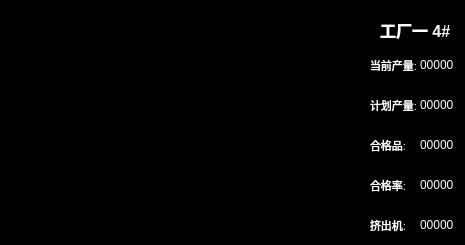
     <widget class="QFrame" name="frame_curve4">
      <property name="geometry">
       <rect>
        <x>1440</x>
        <y>15</y>
        <width>465</width>
        <height>245</height>
       </rect>
      </property>
      <property name="styleSheet">
       <string notr="true">background-color: rgb(0, 0, 0);</string>
      </property>
      <property name="frameShape">
       <enum>QFrame::StyledPanel</enum>
      </property>
      <property name="frameShadow">
       <enum>QFrame::Raised</enum>
      </property>
      <widget class="QWidget" name="curve4_data1" native="true">
       <property name="geometry">
        <rect>
         <x>370</x>
         <y>50</y>
         <width>95</width>
         <height>30</height>
        </rect>
       </property>
       <widget class="QLabel" name="curve4_data1_title">
        <property name="geometry">
         <rect>
          <x>0</x>
          <y>0</y>
          <width>50</width>
          <height>30</height>
         </rect>
        </property>
        <property name="font">
         <font>
          <pointsize>8</pointsize>
          <weight>50</weight>
          <bold>false</bold>
         </font>
        </property>
        <property name="layoutDirection">
         <enum>Qt::LeftToRight</enum>
        </property>
        <property name="autoFillBackground">
         <bool>false</bool>
        </property>
        <property name="styleSheet">
         <string notr="true">color: rgb(255, 255, 255);</string>
        </property>
        <property name="text">
         <string>当前产量:</string>
        </property>
       </widget>
       <widget class="QLabel" name="curve4_data1_data">
        <property name="geometry">
         <rect>
          <x>50</x>
          <y>0</y>
          <width>45</width>
          <height>30</height>
         </rect>
        </property>
        <property name="styleSheet">
         <string notr="true">color: rgb(255, 255, 255);</string>
        </property>
        <property name="text">
         <string>00000</string>
        </property>
       </widget>
      </widget>
      <widget class="QWidget" name="curve4_data2" native="true">
       <property name="geometry">
        <rect>
         <x>370</x>
         <y>90</y>
         <width>95</width>
         <height>30</height>
        </rect>
       </property>
       <widget class="QLabel" name="curve4_data2_title">
        <property name="geometry">
         <rect>
          <x>0</x>
          <y>0</y>
          <width>50</width>
          <height>30</height>
         </rect>
        </property>
        <property name="font">
         <font>
          <pointsize>8</pointsize>
          <weight>50</weight>
          <bold>false</bold>
         </font>
        </property>
        <property name="layoutDirection">
         <enum>Qt::LeftToRight</enum>
        </property>
        <property name="autoFillBackground">
         <bool>false</bool>
        </property>
        <property name="styleSheet">
         <string notr="true">color: rgb(255, 255, 255);</string>
        </property>
        <property name="text">
         <string>计划产量:</string>
        </property>
       </widget>
       <widget class="QLabel" name="curve4_data2_data">
        <property name="geometry">
         <rect>
          <x>50</x>
          <y>0</y>
          <width>45</width>
          <height>30</height>
         </rect>
        </property>
        <property name="styleSheet">
         <string notr="true">color: rgb(255, 255, 255);</string>
        </property>
        <property name="text">
         <string>00000</string>
        </property>
       </widget>
      </widget>
      <widget class="QWidget" name="curve4_data3" native="true">
       <property name="geometry">
        <rect>
         <x>370</x>
         <y>130</y>
         <width>95</width>
         <height>30</height>
        </rect>
       </property>
       <widget class="QLabel" name="curve4_data3_title">
        <property name="geometry">
         <rect>
          <x>0</x>
          <y>0</y>
          <width>50</width>
          <height>30</height>
         </rect>
        </property>
        <property name="font">
         <font>
          <pointsize>8</pointsize>
          <weight>50</weight>
          <bold>false</bold>
         </font>
        </property>
        <property name="layoutDirection">
         <enum>Qt::LeftToRight</enum>
        </property>
        <property name="autoFillBackground">
         <bool>false</bool>
        </property>
        <property name="styleSheet">
         <string notr="true">color: rgb(255, 255, 255);</string>
        </property>
        <property name="text">
         <string>合格品:</string>
        </property>
       </widget>
       <widget class="QLabel" name="curve4_data3_data">
        <property name="geometry">
         <rect>
          <x>50</x>
          <y>0</y>
          <width>45</width>
          <height>30</height>
         </rect>
        </property>
        <property name="styleSheet">
         <string notr="true">color: rgb(255, 255, 255);</string>
        </property>
        <property name="text">
         <string>00000</string>
        </property>
       </widget>
      </widget>
      <widget class="QWidget" name="curve4_data4" native="true">
       <property name="geometry">
        <rect>
         <x>370</x>
         <y>170</y>
         <width>95</width>
         <height>30</height>
        </rect>
       </property>
       <widget class="QLabel" name="curve4_data4_title">
        <property name="geometry">
         <rect>
          <x>0</x>
          <y>0</y>
          <width>50</width>
          <height>30</height>
         </rect>
        </property>
        <property name="font">
         <font>
          <pointsize>8</pointsize>
          <weight>50</weight>
          <bold>false</bold>
         </font>
        </property>
        <property name="layoutDirection">
         <enum>Qt::LeftToRight</enum>
        </property>
        <property name="autoFillBackground">
         <bool>false</bool>
        </property>
        <property name="styleSheet">
         <string notr="true">color: rgb(255, 255, 255);</string>
        </property>
        <property name="text">
         <string>合格率:</string>
        </property>
       </widget>
       <widget class="QLabel" name="curve4_data4_data">
        <property name="geometry">
         <rect>
          <x>50</x>
          <y>0</y>
          <width>45</width>
          <height>30</height>
         </rect>
        </property>
        <property name="styleSheet">
         <string notr="true">color: rgb(255, 255, 255);</string>
        </property>
        <property name="text">
         <string>00000</string>
        </property>
       </widget>
      </widget>
      <widget class="QWidget" name="curve4_data5" native="true">
       <property name="geometry">
        <rect>
         <x>370</x>
         <y>210</y>
         <width>95</width>
         <height>30</height>
        </rect>
       </property>
       <widget class="QLabel" name="curve4_data5_title">
        <property name="geometry">
         <rect>
          <x>0</x>
          <y>0</y>
          <width>50</width>
          <height>30</height>
         </rect>
        </property>
        <property name="font">
         <font>
          <pointsize>8</pointsize>
          <weight>50</weight>
          <bold>false</bold>
         </font>
        </property>
        <property name="layoutDirection">
         <enum>Qt::LeftToRight</enum>
        </property>
        <property name="autoFillBackground">
         <bool>false</bool>
        </property>
        <property name="styleSheet">
         <string notr="true">color: rgb(255, 255, 255);</string>
        </property>
        <property name="text">
         <string>挤出机:</string>
        </property>
       </widget>
       <widget class="QLabel" name="curve4_data5_data">
        <property name="geometry">
         <rect>
          <x>50</x>
          <y>0</y>
          <width>45</width>
          <height>30</height>
         </rect>
        </property>
        <property name="styleSheet">
         <string notr="true">color: rgb(255, 255, 255);</string>
        </property>
        <property name="text">
         <string>00000</string>
        </property>
       </widget>
      </widget>
      <widget class="QLabel" name="curve4_title">
       <property name="geometry">
        <rect>
         <x>380</x>
         <y>10</y>
         <width>80</width>
         <height>40</height>
        </rect>
       </property>
       <property name="font">
        <font>
         <pointsize>12</pointsize>
         <weight>75</weight>
         <bold>true</bold>
        </font>
       </property>
       <property name="layoutDirection">
        <enum>Qt::LeftToRight</enum>
       </property>
       <property name="autoFillBackground">
        <bool>false</bool>
       </property>
       <property name="styleSheet">
        <string notr="true">color: rgb(255, 255, 255);</string>
       </property>
       <property name="text">
        <string>工厂一 4#</string>
       </property>
      </widget>
      <widget class="QWidget" name="curve4" native="true">
       <property name="geometry">
        <rect>
         <x>0</x>
         <y>0</y>
         <width>370</width>
         <height>245</height>
        </rect>
       </property>
      </widget>
     </widget>
